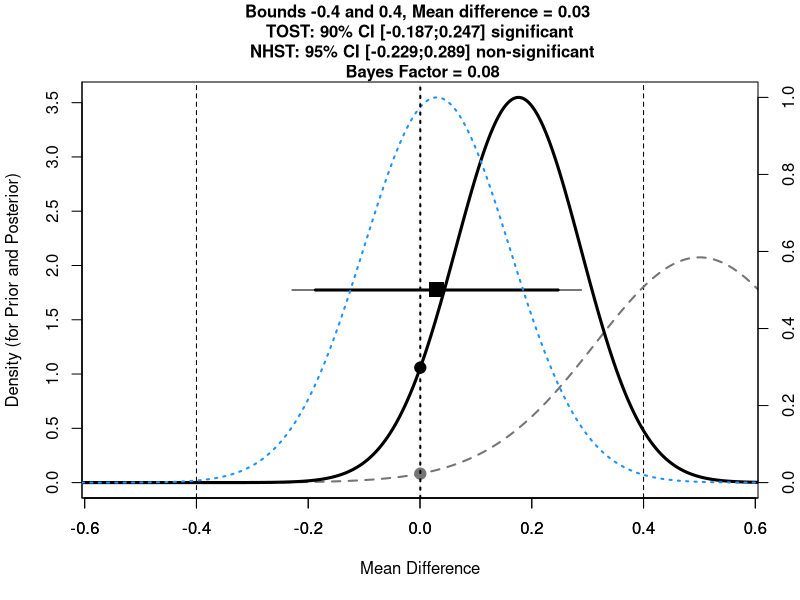
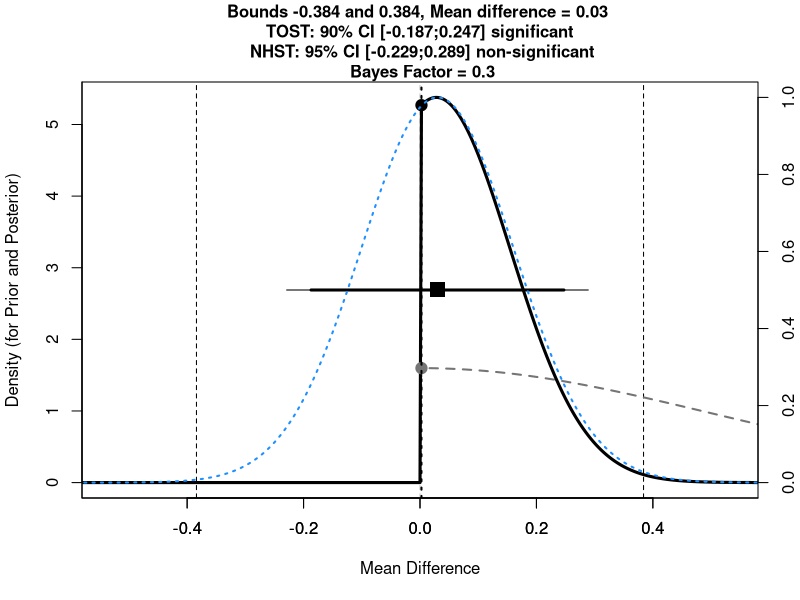
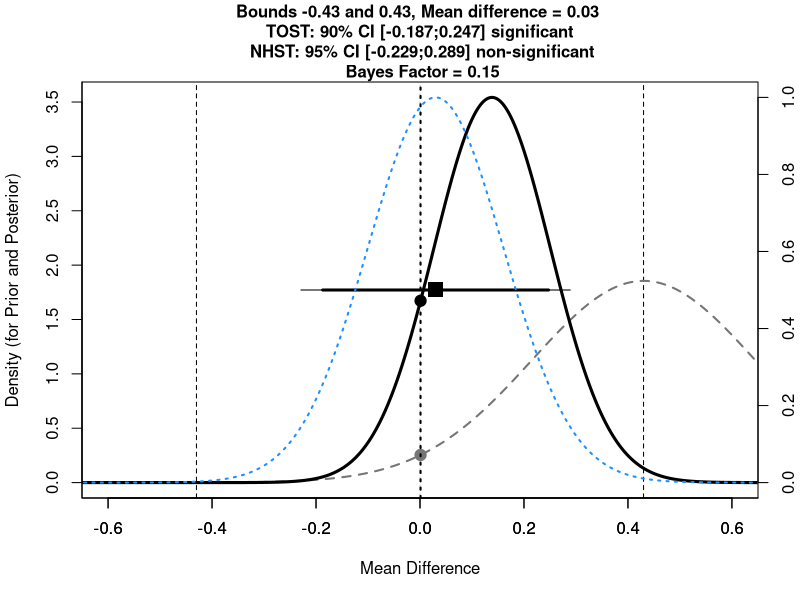
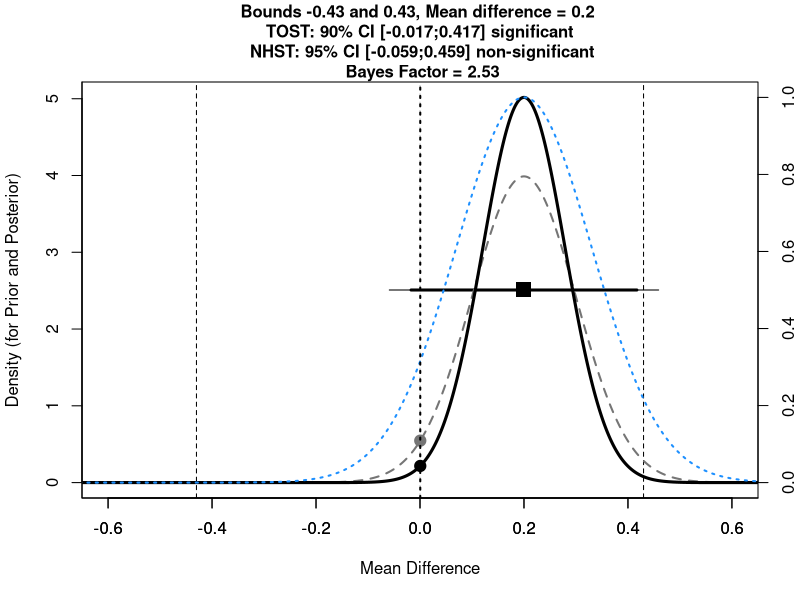
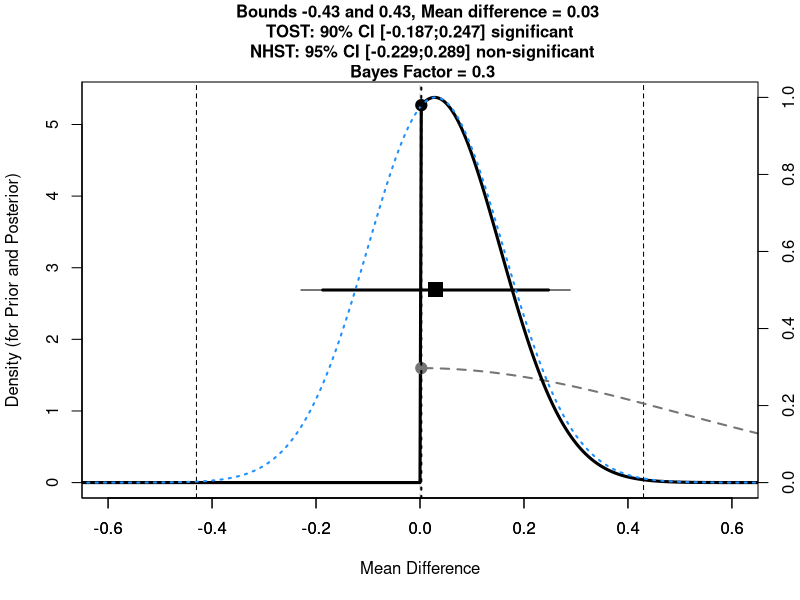
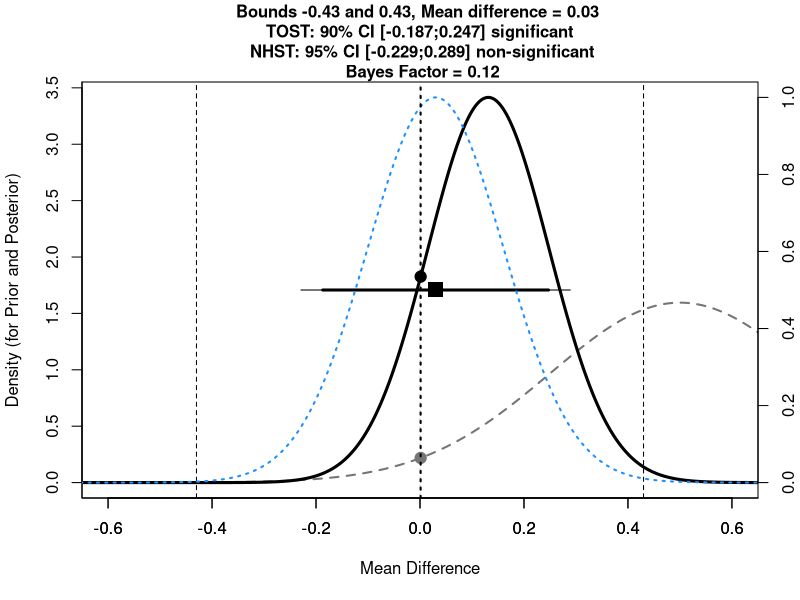

R code for these plots, in order: (Note: this script raises an error after producing the figures.)
TOSTtwo.raw.bf<-function(m1,m2,sd1,sd2,n1,n2,low_eqbound, high_eqbound, alpha, var.equal, prior_dist, effect_prior, se_prior, df_prior, uniform_lower_bound, uniform_upper_bound)
  {
  if(missing(alpha)) {
    alpha<-0.05
  }
  if(missing(var.equal)) {
    var.equal<-FALSE
  }
  if(var.equal==TRUE) {
    sdpooled<-sqrt((((n1 - 1)*(sd1^2)) + (n2 - 1)*(sd2^2))/((n1+n2)-2)) #calculate sd pooled
    t1<-((m1-m2)-low_eqbound)/(sdpooled*sqrt(1/n1 + 1/n2))
    degree_f<-n1+n2-2
    p1<-pt(t1, degree_f, lower.tail=FALSE)
    t2<-((m1-m2)-high_eqbound)/(sdpooled*sqrt(1/n1 + 1/n2))
    p2<-pt(t2, degree_f, lower.tail=TRUE)
    LL90<-(m1-m2)-qt(1-alpha, degree_f)*(sdpooled*sqrt(1/n1 + 1/n2))
    UL90<-(m1-m2)+qt(1-alpha, degree_f)*(sdpooled*sqrt(1/n1 + 1/n2))
    LL95<-(m1-m2)-qt(1-(alpha/2), degree_f)*(sdpooled*sqrt(1/n1 + 1/n2))
    UL95<-(m1-m2)+qt(1-(alpha/2), degree_f)*(sdpooled*sqrt(1/n1 + 1/n2))
    t<-(m1-m2)/(sdpooled*sqrt(1/n1 + 1/n2))
    pttest<-2*pt(-abs(t), df=degree_f)
  } else {
    sdpooled<-sqrt((sd1^2 + sd2^2)/2) #calculate sd root mean squared for Welch's t-test
    t1<-((m1-m2)-low_eqbound)/sqrt(sd1^2/n1 + sd2^2/n2) #welch's t-test lower bound
    degree_f<-(sd1^2/n1+sd2^2/n2)^2/(((sd1^2/n1)^2/(n1-1))+((sd2^2/n2)^2/(n2-1))) #degrees of freedom for Welch's t-test
    p1<-pt(t1, degree_f, lower.tail=FALSE) #p-value for Welch's TOST t-test
    t2<-((m1-m2)-high_eqbound)/sqrt(sd1^2/n1 + sd2^2/n2) #welch's t-test upper bound
    p2<-pt(t2, degree_f, lower.tail=TRUE) #p-value for Welch's TOST t-test
    t<-(m1-m2)/sqrt(sd1^2/n1 + sd2^2/n2) #welch's t-test NHST
    pttest<-2*pt(-abs(t), df=degree_f) #p-value for Welch's t-test
    LL90<-(m1-m2)-qt(1-alpha, degree_f)*sqrt(sd1^2/n1 + sd2^2/n2) #Lower limit for CI Welch's t-test
    UL90<-(m1-m2)+qt(1-alpha, degree_f)*sqrt(sd1^2/n1 + sd2^2/n2) #Upper limit for CI Welch's t-test
    LL95<-(m1-m2)-qt(1-(alpha/2), degree_f)*sqrt(sd1^2/n1 + sd2^2/n2) #Lower limit for CI Welch's t-test
    UL95<-(m1-m2)+qt(1-(alpha/2), degree_f)*sqrt(sd1^2/n1 + sd2^2/n2) #Upper limit for CI Welch's t-test
  }
  ptost<-max(p1,p2) #Get highest p-value for summary TOST result
  ttost<-ifelse(abs(t1) < abs(t2), t1, t2) #Get lowest t-value for summary TOST result
  dif<-(m1-m2)
  testoutcome<-ifelse(pttest<alpha,"significant","non-significant")
  TOSToutcome<-ifelse(ptost<alpha,"significant","non-significant")
  if(var.equal == TRUE) {
    message(cat("Using alpha = ",alpha," Student's t-test was ",testoutcome,", t(",degree_f,") = ",t,", p = ",pttest,sep=""))
    cat("\n")
    message(cat("Using alpha = ",alpha," the equivalence test based on Student's t-test was ",TOSToutcome,", t(",degree_f,") = ",ttost,", p = ",ptost,sep=""))
  } else {
    message(cat("Using alpha = ",alpha," Welch's t-test was ",testoutcome,", t(",degree_f,") = ",t,", p = ",pttest,sep=""))
    cat("\n")
    message(cat("Using alpha = ",alpha," the equivalence test based on Welch's t-test  was ",TOSToutcome,", t(",degree_f,") = ",ttost,", p = ",ptost,sep=""))
  }
  TOSTresults<-data.frame(t1,p1,t2,p2,degree_f)
  colnames(TOSTresults) <- c("t-value 1","p-value 1","t-value 2","p-value 2","df")
  bound_results<-data.frame(low_eqbound,high_eqbound)
  colnames(bound_results) <- c("low bound raw","high bound raw")
  CIresults<-data.frame(LL90,UL90)
  colnames(CIresults) <- c(paste("Lower Limit ",100*(1-alpha*2),"% CI raw",sep=""),paste("Upper Limit ",100*(1-alpha*2),"% CI raw",sep=""))
  cat("TOST results:\n")
  print(TOSTresults)
  cat("\n")
  cat("Equivalence bounds (raw scores):\n")
  print(bound_results)
  cat("\n")
  cat("TOST confidence interval:\n")
  print(CIresults)
  #below added BF calc
  bayes<-TRUE #expect to provide bayes
  if(missing(prior_dist)) {
    bayes<-FALSE #if no prior effect size is provided, BF not calculated
  }
  if(bayes==TRUE){
    if(prior_dist=="normal"){
      if(missing(se_prior)){
        se_prior<-effect_prior/2 #if not specified otherwise, default SE is effect/2
      }
    }
    if(prior_dist=="halfnormal"){
      if(missing(se_prior)){
        se_prior<-effect_prior #if not specified otherwise, default SE is effect
        effect_prior<-0 #halfnormal is centered on 0
      } }
    if(prior_dist=="cauchy"){
      df_prior<-1
      if(missing(se_prior)){
        df_prior<-1
        se_prior<-effect_prior/2} #if not specified otherwise, default SE is effect
    }
    if(prior_dist=="halfcauchy"){
      df_prior<-1
      if(missing(se_prior)){
        df_prior<-1
        se_prior<-effect_prior #if not specified otherwise, default SE is effect
        effect_prior<-0 #halfcauchy is centered on 0
      }
    }
    if(missing(df_prior)){
      df_prior<-1000 #if not specified otherwise, default df = 100000 (practically normal)
    }
    if(prior_dist=="uniform"){
      theta = ((uniform_upper_bound + uniform_lower_bound)/2) - (2 * (uniform_upper_bound - uniform_lower_bound))
      tLL <- ((uniform_upper_bound + uniform_lower_bound)/2) - (2 * (uniform_upper_bound - uniform_lower_bound))
      tUL <- ((uniform_upper_bound + uniform_lower_bound)/2) + (2 * (uniform_upper_bound - uniform_lower_bound))
      incr <- (tUL - tLL) / 4000
      theta=seq(from = theta, by = incr, length = 4001)
      dist_theta = numeric(4001)
      dist_theta[theta >= uniform_lower_bound & theta <= uniform_upper_bound] = 1
    } else {
      theta <- effect_prior - 10 * se_prior
      incr <- se_prior / 200
      theta=seq(from = effect_prior - 10 * se_prior, by = incr, length = 4001)
      dist_theta <- dt(x = (theta-effect_prior)/se_prior, df=df_prior)
      if(prior_dist=="halfnormal"){
        dist_theta[theta <= 0] = 0
      }
      if(prior_dist=="halfcauchy"){
        dist_theta[theta <= 0] = 0
      }
    }
    dist_theta_alt = dist_theta/sum(dist_theta)
    likelihood <- dt((dif-theta)/(dif/t), df = degree_f) #use dif - can be set to d Create likelihood, for each theta, compute how well it predicts the obtained mean, given the obtained SEM and the obtained dfs.
    likelihood_alt = likelihood/sum(likelihood) # alternative computation with normalized vectors
    height <- dist_theta * likelihood # Multiply prior with likelihood, this gives the unstandardized posterior
    area <- sum(height * incr)
    normarea <- sum(dist_theta * incr)
    height_alt = dist_theta_alt * likelihood_alt
    height_alt = height_alt/sum(height_alt)
    LikelihoodTheory <- area/normarea
    LikelihoodNull <- dt(dif/(dif/t), df = degree_f)
    BayesFactor <- round(LikelihoodTheory / LikelihoodNull, 2)
    bayes_results <- data.frame(BayesFactor, LikelihoodTheory, LikelihoodNull)
    colnames(bayes_results) <- c("Bayes Factor","Likelihood (alternative)","Likelihood (null)")
    cat("Bayes Results:\n")
    print(bayes_results)
    cat("\n")
    invisible(list(TOST_t1=t1,TOST_p1=p1,TOST_t2=t2,TOST_p2=p2, TOST_df=degree_f,alpha=alpha,low_eqbound=low_eqbound,high_eqbound=high_eqbound,low_eqbound=low_eqbound,high_eqbound=high_eqbound, LL_CI_TOST=LL90,UL_CI_TOST=UL90,bf=BayesFactor, ll_theory=LikelihoodTheory, ll_null=LikelihoodNull))
    #plot (adapted from Wienes by DL)
    myminY = 1
    # rescale prior and posterior to sum = 1 (density)
    dist_theta_alt = dist_theta_alt / (sum(dist_theta_alt)*incr)
    height_alt = height_alt/(sum(height_alt)*incr)
    # rescale likelood to maximum = 1
    likelihood_alt = likelihood_alt / max(likelihood_alt)
    data = cbind(dist_theta_alt, height_alt)
    maxy = max(data)
    max_per_x = apply(data,1,max)
    max_x_keep = max_per_x/maxy*100 > myminY  # threshold (1%) here
    x_keep = which(max_x_keep==1)
    #png(file=paste("Fig1.png",sep=""),width=2300,height=2000, units = "px", res = 300)
    plot(NA, ylim=c(0,maxy), xlim=c(min(LL90,low_eqbound)-max(UL90-LL90, high_eqbound-low_eqbound)/5, max(UL90,high_eqbound)+max(UL90-LL90, high_eqbound-low_eqbound)/5), bty="l", yaxt="n", ylab="",xlab="Mean Difference")
    points(x=dif, y=maxy/2, pch=15, cex=2)
    abline(v=high_eqbound, lty=2)
    abline(v=low_eqbound, lty=2)
    abline(v=0, lty=2, col="grey")
    segments(LL90,maxy/2,UL90,maxy/2, lwd=3)
    segments(LL95,maxy/2,UL95,maxy/2, lwd=1)
    if(bayes==FALSE) {
      title(main=paste("Equivalence bounds ",round(low_eqbound,digits=3)," and ",round(high_eqbound,digits=3),"\nMean difference = ",round(dif,digits=3)," \n TOST: ", 100*(1-alpha*2),"% CI [",round(LL90,digits=3),";",round(UL90,digits=3),"] ", TOSToutcome," \n NHST: ", 100*(1-alpha),"% CI [",round(LL95,digits=3),";",round(UL95,digits=3),"] ", testoutcome, sep=""), cex.main=1)
    }
    if(bayes==TRUE){
      par(new=TRUE)
      plot(theta, dist_theta_alt, type = "l",
           ylim = c(0, maxy),
           xlim=c(min(LL90,low_eqbound)-max(UL90-LL90, high_eqbound-low_eqbound)/5, max(UL90,high_eqbound)+max(UL90-LL90, high_eqbound-low_eqbound)/5),
           ylab = "Density (for Prior and Posterior)", xlab = "", col = "grey46", lwd = 2, lty = 2)
      lines(theta, height_alt, type = "l", col = "black", lwd = 3, lty = 1)
      theta0 = which(theta == min(theta[theta>0]))
      points(theta[theta0],dist_theta_alt[theta0], pch = 19, col = "grey46", cex = 1.5)
      points(theta[theta0],height_alt[theta0], pch = 19, col = "black", cex = 1.5)
      par(new = T)
      plot(theta, likelihood_alt, type = "l",
           ylim = c(0, 1),
           xlim=c(min(LL90,low_eqbound)-max(UL90-LL90, high_eqbound-low_eqbound)/5, max(UL90,high_eqbound)+max(UL90-LL90, high_eqbound-low_eqbound)/5),     col = "dodgerblue", lwd = 2, lty = 3, axes = F, xlab = NA, ylab = NA)
      axis(side = 4)
      mtext(side = 4, line = 3, 'Likelihood')
      abline(v = theta[theta0], lwd = 2, lty = 3)
      if(bayes==TRUE){
        title(main=paste("Bounds ",round(low_eqbound,digits=3)," and ",round(high_eqbound,digits=3),", Mean difference = ",round(dif,digits=3)," \n TOST: ", 100*(1-alpha*2),"% CI [",round(LL90,digits=3),";",round(UL90,digits=3),"] ", TOSToutcome," \n NHST: ", 100*(1-alpha),"% CI [",round(LL95,digits=3),";",round(UL95,digits=3),"] ", testoutcome,"\n Bayes Factor = ", BayesFactor, sep=""), cex.main=1)
      }
      #dev.off()
    }
  }
}

TOSTtwo.raw.bf(m1=5.25,m2=5.22,sd1=0.95,sd2=0.83,n1=95,n2=89,low_eqbound=-0.4,high_eqbound=0.4, var.equal=FALSE, prior_dist = "normal", effect_prior = 0.5, se_prior=0.191, df_prior=(20+20)-2) # B = 0.08




##### Correct Understanding of TOST?
TOSTtwo.raw.bf(m1=5.25,m2=5.22,sd1=0.95,sd2=0.83,n1=95,n2=89,low_eqbound=-0.384,high_eqbound=0.384, var.equal=FALSE, prior_dist = "halfnormal", effect_prior = 0.5) # B = 0.31
# Nonsignificantly different from zero t=0.23, p=0.82, and is equivalent t=3.50, p=.0002.

TOSTtwo.raw.bf(m1=5.25,m2=5.22,sd1=0.95,sd2=0.83,n1=95,n2=89,low_eqbound=-0.43,high_eqbound=0.43, var.equal=FALSE, prior_dist = "normal", effect_prior = 0.43) # B = 0.31
# Significantly different from zero t=3.81, p<.001, and is not equivalent t=0.53, p=.70

TOSTtwo.raw.bf(m1=5.25,m2=5.05,sd1=0.95,sd2=0.83,n1=95,n2=89,low_eqbound=-0.43,high_eqbound=0.43, var.equal=FALSE, prior_dist = "normal", effect_prior = 0.2) # B = 0.31
# Not significantly different from zero t=1.52, p<.001, and was equivalent t=-1.75, p=.04






# Calculate SE for original study and 
(sqrt((((20 - 1)*(0.59^2)) + (20 - 1)*(0.62^2))/((20+20)-2))) * sqrt(1/20 + 1/20) # 0.1913766, SE for original study
(sqrt((((95 - 1)*(0.95^2)) + (89 - 1)*(0.83^2))/((95+89)-2))) * sqrt(1/95 + 1/89) # 0.131882, SE for replication study


## Normals
# TOST raw calculator original
TOSTtwo.raw.bf(m1=5.25,m2=5.22,sd1=0.95,sd2=0.83,n1=95,n2=89,low_eqbound=-0.43,high_eqbound=0.43, var.equal=FALSE, prior_dist = "halfnormal", effect_prior = 0.5) # B = 0.31
TOSTtwo.raw.bf(m1=5.25,m2=5.22,sd1=0.95,sd2=0.83,n1=95,n2=89,low_eqbound=-0.43,high_eqbound=0.43, var.equal=FALSE, prior_dist = "normal", effect_prior = 0.5) # B = 0.12
# Baguely & Kaye's calculator:
Bf(0.132, 0.03, 0, meanoftheory=0, sdtheory=0.5, tail=1) # 0.30   
Bf(0.132, 0.03, 0, meanoftheory=0.5, sdtheory=0.25, tail=2) # 0.12
# Wienes calculator:
BF_t(0, 0.5, 100000, 0.03, 0.132, (89+95)-2, tail=1) # 0.31
BF_t(0.5, 0.25, 100000, 0.03, 0.132, (89+95)-2, tail=2) # 0.12


## t-distributions
# TOST raw calculator original
TOSTtwo.raw.bf(m1=5.25,m2=5.22,sd1=0.95,sd2=0.83,n1=95,n2=89,low_eqbound=-0.43,high_eqbound=0.433, var.equal=FALSE, prior_dist = "halfnormal", effect_prior = 0, se_prior=0.5, df_prior=(20+20)-2) # B = 0.30
TOSTtwo.raw.bf(m1=5.25,m2=5.22,sd1=0.95,sd2=0.83,n1=95,n2=89,low_eqbound=-0.4,high_eqbound=0.4, var.equal=FALSE, prior_dist = "normal", effect_prior = 0.5, se_prior=0.191, df_prior=(20+20)-2) # B = 0.08
# Dienes & McLatchie calculator:
Bft(0.132, 0.03, (95+89)-2, meanoftheory=0, sdtheory=0.50, dftheory=(20+20)-2, tail = 1) # 0.3063493
Bft(0.132, 0.03, (95+89)-2, meanoftheory=0.50, sdtheory=0.191, dftheory=(20+20)-2, tail = 2) # 0.07860583
# Wienes calculator:
BF_t(0, 0.5, (20+20)-2, 0.03, 0.132, (89+95)-2, tail=1) # 0.30
BF_t(0.5, 0.191, 100000, 0.03, 0.132, (89+95)-2, tail=2) # 0.08


## Cauchy
# TOST raw calculator original
TOSTtwo.raw.bf(m1=5.25,m2=5.22,sd1=0.95,sd2=0.83,n1=95,n2=89,low_eqbound=-0.43,high_eqbound=0.43, var.equal=FALSE, prior_dist = "halfnormal", effect_prior = 0, se_prior=0.5, df_prior=1) # B = 0.25
TOSTtwo.raw.bf(m1=5.25,m2=5.22,sd1=0.95,sd2=0.83,n1=95,n2=89,low_eqbound=-0.43,high_eqbound=0.43, var.equal=FALSE, prior_dist = "normal", effect_prior = 0.5, se_prior=0.25, df_prior=1) # B = 0.12, using se_prior = 0.5/2
TOSTtwo.raw.bf(m1=5.25,m2=5.22,sd1=0.95,sd2=0.83,n1=95,n2=89,low_eqbound=-0.43,high_eqbound=0.43, var.equal=FALSE, prior_dist = "normal", effect_prior = 0.5, se_prior=0.191, df_prior=1) # B = 0.10, using actual se_prior
# TOST raw calculator neil
TOSTtwo.raw.bf(m1=5.25,m2=5.22,sd1=0.95,sd2=0.83,n1=95,n2=89,low_eqbound=-0.43,high_eqbound=0.43, var.equal=FALSE, prior_dist = "halfcauchy", effect_prior = 0.5) # B = 0.25
TOSTtwo.raw.bf(m1=5.25,m2=5.22,sd1=0.95,sd2=0.83,n1=95,n2=89,low_eqbound=-0.43,high_eqbound=0.43, var.equal=FALSE, prior_dist = "cauchy", effect_prior = 0.5) # B = 0.12, using se_prior = 0.5/2 (default)
TOSTtwo.raw.bf(m1=5.25,m2=5.22,sd1=0.95,sd2=0.83,n1=95,n2=89,low_eqbound=-0.43,high_eqbound=0.43, var.equal=FALSE, prior_dist = "cauchy", effect_prior = 0.5, se_prior=0.191) # B = 0.10, using actual se_prior
# Dienes & McLatchie calculator:
Bft(0.132, 0.03, (95+89)-2, meanoftheory=0, sdtheory=0.50, dftheory=1, tail = 1) # 0.2549421
Bft(0.132, 0.03, (95+89)-2, meanoftheory=0.50, sdtheory=0.25, dftheory=1, tail = 2) # 0.1029683
# Wienes calculator:
BF_t(0, 0.5, 1, 0.03, 0.132, (95+89)-2, tail=1) # 0.25
BF_t(0.5, 0.191, 1, 0.03, 0.132, (95+89)-2, tail=2) # 0.10



## Checking directionality - Moon and Roeder data
# means one way
TOSTtwo.raw.bf(m1  = 0.50,
               m2  = 0.46,
               sd1 = 0.18,
               sd2 = 0.17,
               n1  = 48,
               n2  = 53,
               low_eqbound  = -0.0625,
               high_eqbound =  0.0625,
               alpha = .05,
               prior_dist="normal",
               effect_prior=0,
               se_prior=0.05
)

TOSTtwo.raw.bf(m1  = 0.50,
               m2  = 0.46,
               sd1 = 0.18,
               sd2 = 0.17,
               n1  = 48,
               n2  = 53,
               low_eqbound  = -0.0625,
               high_eqbound =  0.0625,
               alpha = .05,
               prior_dist="halfnormal",
               effect_prior=0,
               se_prior=0.05
)

# B = 1.47




# means switched around
TOSTtwo.raw.bf(m1  = 0.46,
               m2  = 0.50,
               sd1 = 0.17,
               sd2 = 0.18,
               n1  = 53,
               n2  = 48,
               low_eqbound  = -0.0625,
               high_eqbound =  0.0625,
               alpha = .05,
               prior_dist="halfnormal",
               effect_prior=0,
               se_prior=0.05
)
# B = 0.31


TOSTtwo.raw.bf(m1  = 4.785714,  # Mean of group 1
               m2  = 4.656863,  # Mean of group 2
               sd1 = 1.089725,  # Standard deviation of group 1
               sd2 = 1.189497,  # Standard deviation of group 2
               n1  = 49,  # Number of subjects in group 1
               n2  = 51,  # Number of subjects in group 2
               low_eqbound = -0.6,  # Value for the lower equivalence bound
               high_eqbound =  0.6,  # Value for the higher equivalence bound
               alpha = .05,
               prior_dist="normal",
               effect_prior=0.5
)  # Alpha level for TOST and NHST


TOSTtwo.raw.bf(m1  = 4.785714,  # Mean of group 1
               m2  = 4.656863,  # Mean of group 2
               sd1 = 1.089725,  # Standard deviation of group 1
               sd2 = 1.189497,  # Standard deviation of group 2
               n1  = 49,  # Number of subjects in group 1
               n2  = 51,  # Number of subjects in group 2
               low_eqbound = -0.5,  # Value for the lower equivalence bound
               high_eqbound =  0.5,  # Value for the higher equivalence bound
               alpha = .05,
               prior_dist="uniform",
               uniform_lower_bound = -2,
               uniform_upper_bound = 2
)


# Does new uniform calculator perform the same as other calculators?
# Previous example, with halfnormal 
# Moon & Roeder 2014 example
TOSTtwo.raw.bf(m1  = 0.46,  # Mean of group 1
               m2  = 0.50,  # Mean of group 2
               sd1 = 0.17,  # Standard deviation of group 1
               sd2 = 0.18,  # Standard deviation of group 2
               n1  = 53,  # Number of subjects in group 1
               n2  = 48,  # Number of subjects in group 2
               low_eqbound = -.0625,  # Value for the lower equivalence bound
               high_eqbound = .0625,  # Value for the higher equivalence bound
               alpha = .05,
               prior_dist="uniform",
               uniform_lower_bound=-0.0625,
               uniform_upper_bound=0.0625
               )
# B = 1
## This is still all correct (equivalence tests, BFs):
BF_U(LL=-0.0625, UL=0.0625, meanobtained=-0.04, semobtained=0.03483295, dfobtained=10000) # B = 1
Bf(0.03483295, -0.04, 1, lower=-0.0625, upper=0.0625) # 0.9979883

# Change the range of the uniform distribution
TOSTtwo.raw.bf(m1  = 0.46,  # Mean of group 1
               m2  = 0.50,  # Mean of group 2
               sd1 = 0.17,  # Standard deviation of group 1
               sd2 = 0.18,  # Standard deviation of group 2
               n1  = 53,  # Number of subjects in group 1
               n2  = 48,  # Number of subjects in group 2
               low_eqbound = -.0625,  # Value for the lower equivalence bound
               high_eqbound = .0625,  # Value for the higher equivalence bound
               alpha = .05,
               prior_dist="uniform",
               uniform_lower_bound=0,
               uniform_upper_bound=1
)
# B = 0.02
BF_U(LL=0, UL=1, meanobtained=-0.04, semobtained=0.03483295, dfobtained=10000) # B = 0.02
Bf( 0.03483295,  -0.04, 1, lower=0, upper=1) # B=0.02092337



